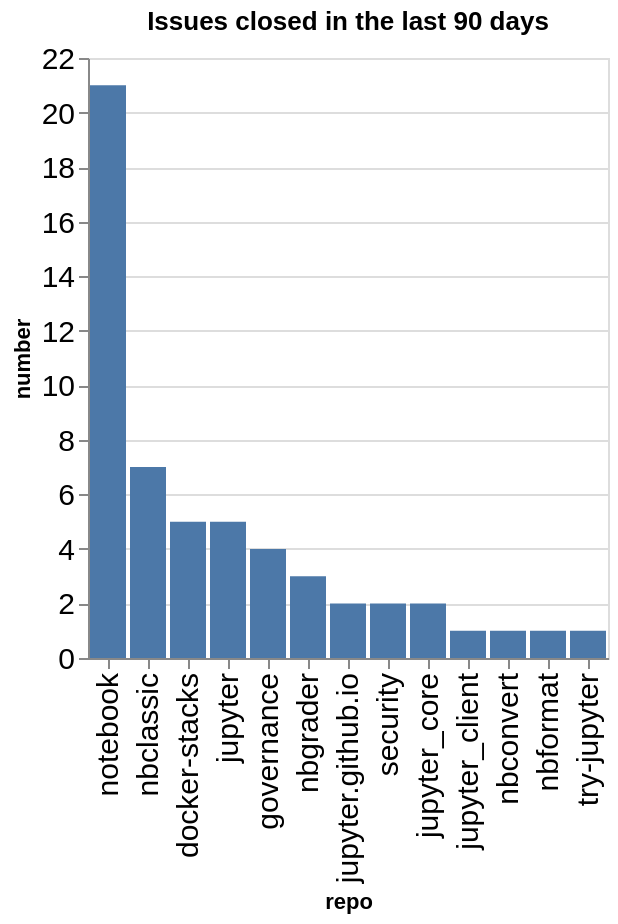

The code cell stored with this chart in its notebook:
### Code cell
closed_counts = closed.groupby(['org', 'repo']).count()['number'].reset_index()
closed_counts['org/repo'] = closed_counts.apply(lambda a: a['org'] + '/' + a['repo'], axis=1)
sorted_vals = closed_counts.sort_values(['number'], ascending=False)['repo'].values
alt.Chart(data=closed_counts, title=f"Issues closed in the last {n_days} days").mark_bar().encode(
    x=alt.X('repo', sort=alt.Sort(sorted_vals.tolist())),
    y='number',
)

### Figure 1 — Vega-Lite specification as saved in the notebook (floating-point values rounded to 4 significant figures)
{"config": {"axisLeft": {"labelFontSize": 15}, "axisBottom": {"labelFontSize": 15}}, "data": {"name": "data-42ab41f995e31d6a8ef4fa12078f85ec"}, "mark": {"type": "bar"}, "encoding": {"x": {"field": "repo", "sort": ["notebook", "nbclassic", "docker-stacks", "jupyter", "governance", "nbgrader", "jupyter.github.io", "security", "jupyter_core", "jupyter_client", "nbconvert", "nbformat", "try-jupyter"], "type": "nominal"}, "y": {"field": "number", "type": "quantitative"}}, "title": "Issues closed in the last 90 days", "$schema": "https://vega.github.io/schema/vega-lite/v5.20.1.json", "datasets": {"data-42ab41f995e31d6a8ef4fa12078f85ec": [{"org": "jupyter", "repo": "docker-stacks", "number": 5, "org/repo": "jupyter/docker-stacks"}, {"org": "jupyter", "repo": "governance", "number": 4, "org/repo": "jupyter/governance"}, {"org": "jupyter", "repo": "jupyter", "number": 5, "org/repo": "jupyter/jupyter"}, {"org": "jupyter", "repo": "jupyter.github.io", "number": 2, "org/repo": "jupyter/jupyter.github.io"}, {"org": "jupyter", "repo": "jupyter_client", "number": 1, "org/repo": "jupyter/jupyter_client"}, {"org": "jupyter", "repo": "jupyter_core", "number": 2, "org/repo": "jupyter/jupyter_core"}, {"org": "jupyter", "repo": "nbclassic", "number": 7, "org/repo": "jupyter/nbclassic"}, {"org": "jupyter", "repo": "nbconvert", "number": 1, "org/repo": "jupyter/nbconvert"}, {"org": "jupyter", "repo": "nbformat", "number": 1, "org/repo": "jupyter/nbformat"}, {"org": "jupyter", "repo": "nbgrader", "number": 3, "org/repo": "jupyter/nbgrader"}, {"org": "jupyter", "repo": "notebook", "number": 21, "org/repo": "jupyter/notebook"}, {"org": "jupyter", "repo": "security", "number": 2, "org/repo": "jupyter/security"}, {"org": "jupyter", "repo": "try-jupyter", "number": 1, "org/repo": "jupyter/try-jupyter"}]}}
